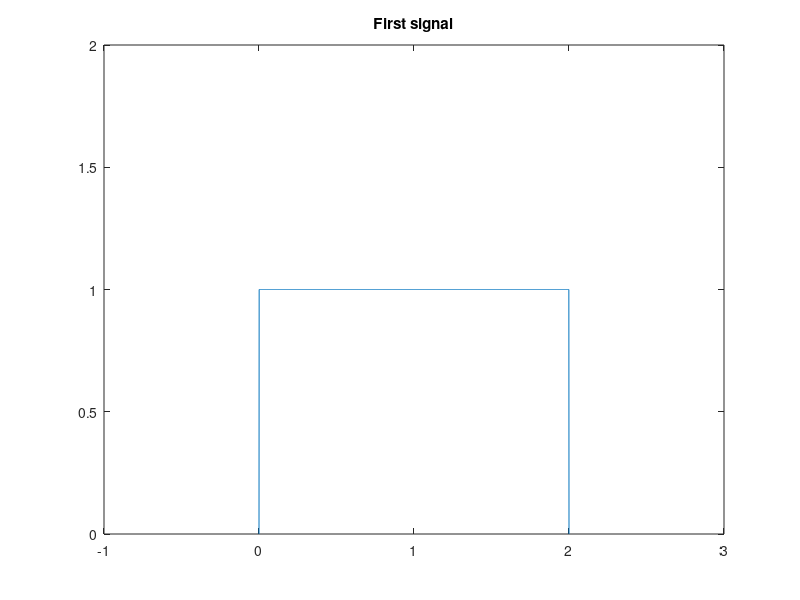
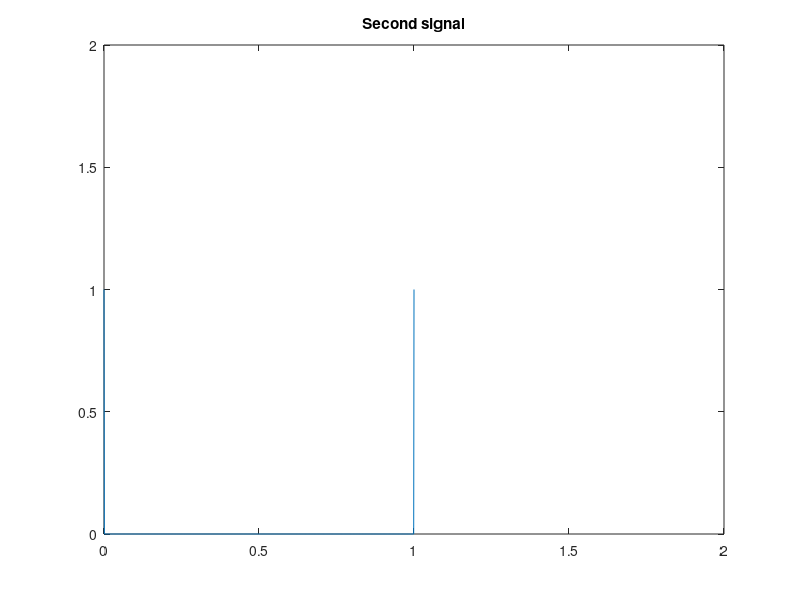
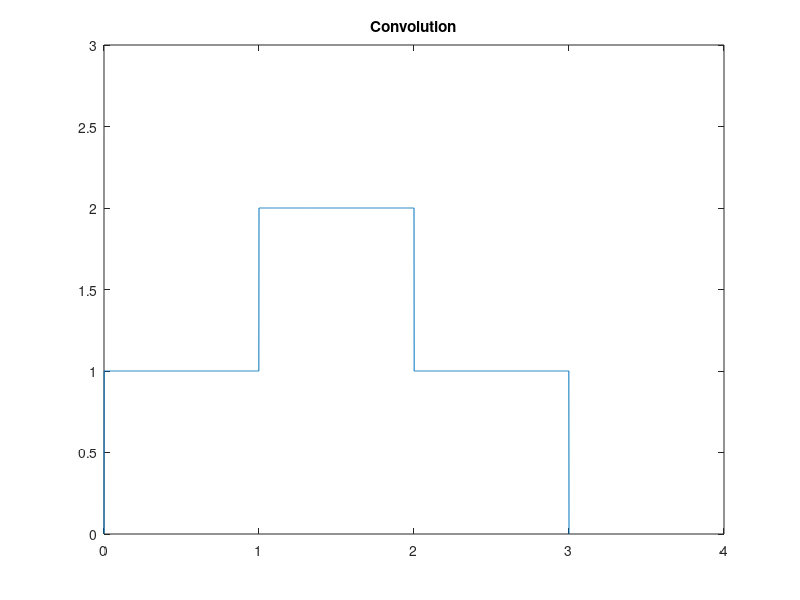

Recreate these plots in MATLAB, in order.
xt2 = zeros(1,1);
x2= ones(1,2000);
x3 = zeros(1,1);
tt1=linspace(0,2,2002);
xt1=[xt2 x2 x3];
plot(tt1,xt1);    title("First signal")
xlim([-1 3]);
ylim([0 2]);
xt2 = zeros(1,1000);
tt2=linspace(0,1,1000);
figure;
xt2(end)=1;
xt2(1)=1;
plot(tt2,xt2);    title("Second signal")
xlim([0 2]);
ylim([0 2]);
y=conv(xt1,xt2);
tt = linspace(0,3,length(xt1)+length(xt2)-1);
figure;
plot(tt,y);        title("Convolution")
xlim([0 4]);
ylim([0 3]);


